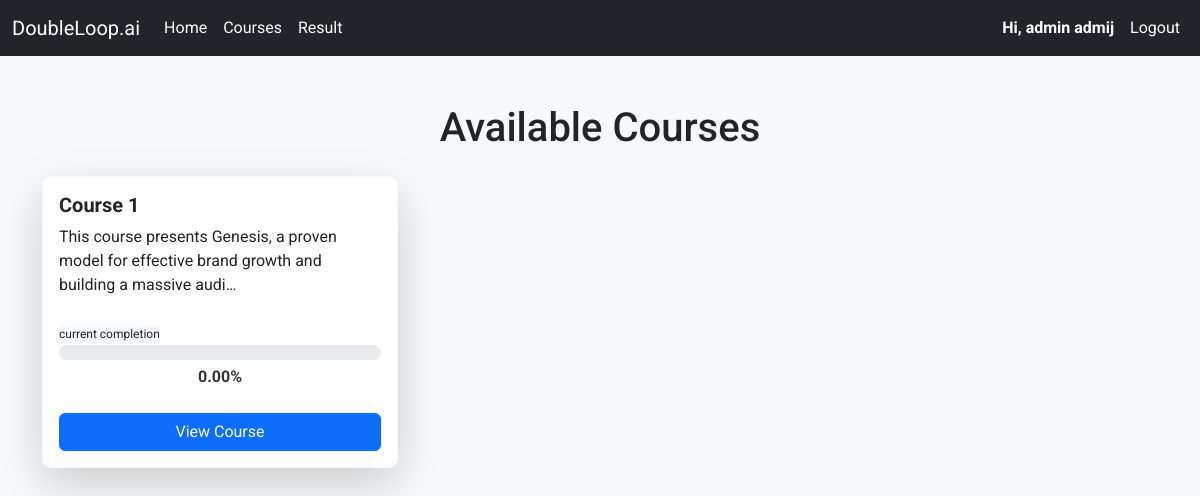
Before: /home (signed in) with the older database file.
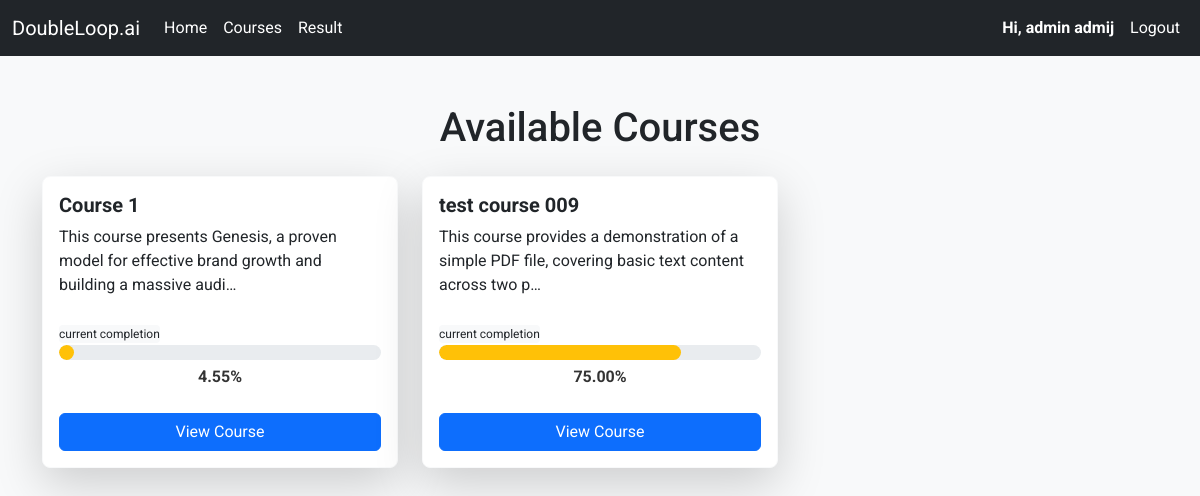
After: the same page with the newer database file.
### course/models/course.py (models this page shows, shortened)
class Course(BaseModel):
    title = models.CharField(max_length=255)
    description = models.CharField(max_length=1500, null=True, blank=True)
    created_by = models.ForeignKey(User, related_name='courses', on_delete=models.CASCADE)
    is_published = models.BooleanField(default=True)
    is_archived = models.BooleanField(default=False)

### course/views.py (the view, shortened to what this page needs)
# urls.py: path('home', home_view, name='home'),
def home_view(request, course_id=None):
    token = request.GET.get('token')
    if token:
        request.session['invitation_token'] = token
    if not request.user.is_authenticated:
        return redirect('/')
    token = request.session.pop('invitation_token', None)
    invitations = UserInvitation.objects.filter(email=request.user.email, status=UserInvitation.PENDING)
    course_progress = get_course_progress(request.user)
    progress = None
    quiz_score = None
    if course_id:
        course_data = next((cp for cp in course_progress if cp['course'].id == course_id), None)
        if course_data:
            progress = course_data['progress']
    return render(request, 'home.html', {
        'course_progress': course_progress,
        'progress': progress,
        'user': request.user,
        'quiz_scores': quiz_score
    })

### course/views.py (called while the page is built)
def get_course_progress(user):
    courses = Course.objects.filter(is_published=True, is_archived=False, enrollment__user=user)
    if user.is_admin:
        courses = Course.objects.filter(is_published=True, is_archived=False, created_by=user)
    course_progress = []
    for course in courses:
        total_quizzes = Quiz.objects.filter(lesson__module__course=course).count()
        completed_quizzes = QuizScore.objects.filter(
            user=user,
            quiz__lesson__module__course=course
        ).count()
        if total_quizzes > 0:
            progress_percentage = (completed_quizzes / total_quizzes) * 100
        else:
            progress_percentage = 0
        course_progress.append({
            'course': course,
            'progress': progress_percentage,
        })
    return course_progress

### templates/home.html (shortened to what this page needs)
<!DOCTYPE html>
<html lang="en">
<head>
    <link href="https://cdn.jsdelivr.net/npm/bootstrap@5.3.0/dist/css/bootstrap.min.css" rel="stylesheet">
    <link href="https://cdn.jsdelivr.net/npm/bootstrap-icons/font/bootstrap-icons.css" rel="stylesheet">
</head>
<body>
{% include 'navbar.html' %}
{% block content %}
<div class="container mt-5">
    <h1 class="text-center mb-4">Available Courses</h1>
    {% if course_progress %}
    <div class="row g-4">
        {% for course_data in course_progress %}
        <div class="col-md-4">
            <div class="card d-flex flex-column h-100 shadow-lg rounded-3 border-light">
                <div class="card-body d-flex flex-column flex-grow-1">
                    <h5 class="card-title">{{ course_data.course.title }}</h5>
                    <p class="card-text mb-4">{{ course_data.course.description|truncatechars:100 }}</p>
                    <div class="progress-container mb-4">
                        <span class="completion-tag"
                              style="display: inline-block;background-color: #f8f9fa;font-size: 0.75rem;border-radius: 4px">current completion</span>
                        <div class="progress" style="height: 15px; background-color: #e9ecef;">
                            <div class="progress-bar" role="progressbar"
                                 style="width: {{ course_data.progress }}%; background-color: #ffc107;"
                                 aria-valuenow="{{ course_data.progress }}" aria-valuemin="0" aria-valuemax="100">
                            </div>
                        </div>
                        <div class="progress-text" style="margin-top: 5px; font-weight: bold; color: #333;">
                            {{ course_data.progress|floatformat:2 }}%
                        </div>
                    </div>
                    {% if course_data.progress < 100.0 %}
                    <div class="mt-auto">
                        <a href="{% url 'next_lesson' course_data.course.id %}" class="btn btn-primary">View Course</a>
                    </div>
                    {% else %}
                    <div class="mt-auto">
                        <a id="retake-quiz" data-course-id="{{ course_data.course.id }}"
                           href="{% url 'retake_quiz' course_data.course.id %}" class="btn btn-primary">Retake Quiz</a>
                    </div>
                    {% endif %}
                </div>
            </div>
        </div>
        {% endfor %}
    </div>
    {% else %}
    <p class="text-center">Sorry, no courses are available at this moment.</p>
    {% endif %}
</div>
{% endblock %}
</body>
</html>

Changed rows visible on the page:
computed for Course "Course 1": progress "0.00" → "4.55"
added Course: course "test course 009", course.description "This course provides a demonstration of a simple PDF file, covering basic text content across two p…", {{ course_data.progress }} 75.0 (drawn), progress "75.00"
